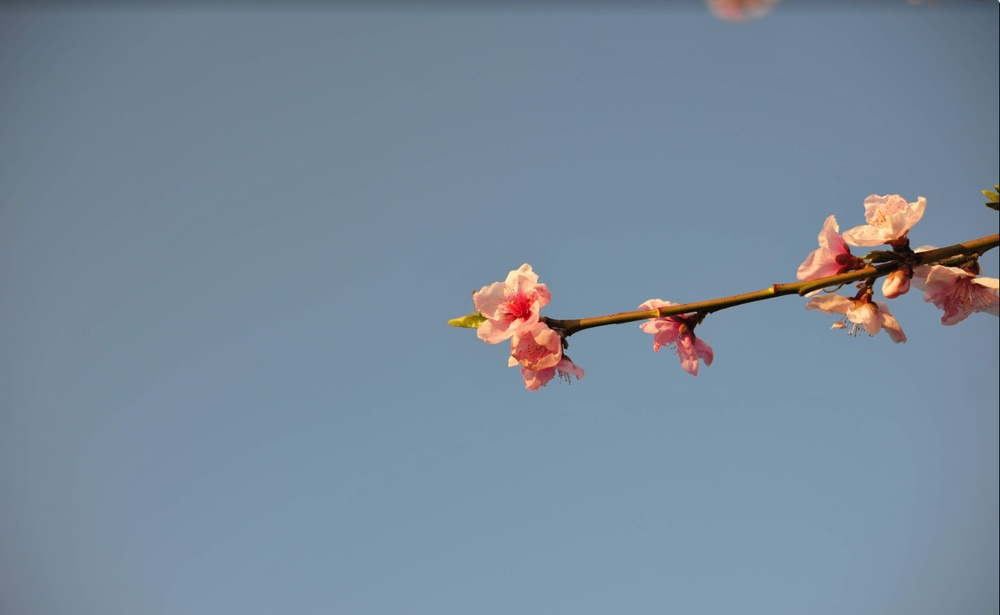
#> input picture BEP/Bode_2/flower.jpg, 1000 x 615 px, shrunk from 1402 x 862 before the run
$ python main.py   (older library calls are emulated)
#> lines starting #> are read from the running program, lines starting #| are printed output that depends on the picture
# coding: utf-8
# Team : Quality Management Center
# Author：Guo Zikun
# Email: gzk798412226@gmail.com
# Date ：4/16/2021 8:19 PM
# Tool ：PyCharm
import cv2
def segmentation():
	img = cv2.imread("flower.jpg")
#> img is the input picture: shape (615, 1000, 3); mean B, G, R 155.3, 138, 120.3
	"""img 2 gray"""
	gray = cv2.cvtColor(img, cv2.COLOR_BGR2GRAY)
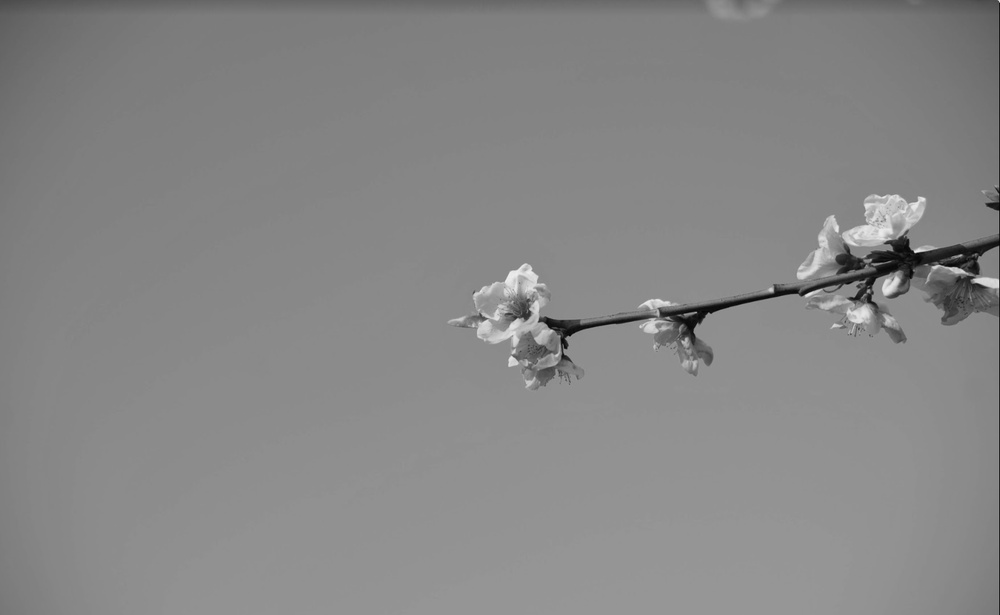
#> gray: shape (615, 1000); min 2, max 240, mean 134.6

	"""blurred"""
	blurred = cv2.GaussianBlur(gray, (9, 9), 0)

	"""Extract gradient"""
	gradX = cv2.Sobel(gray, ddepth=cv2.CV_32F, dx=1, dy=0)
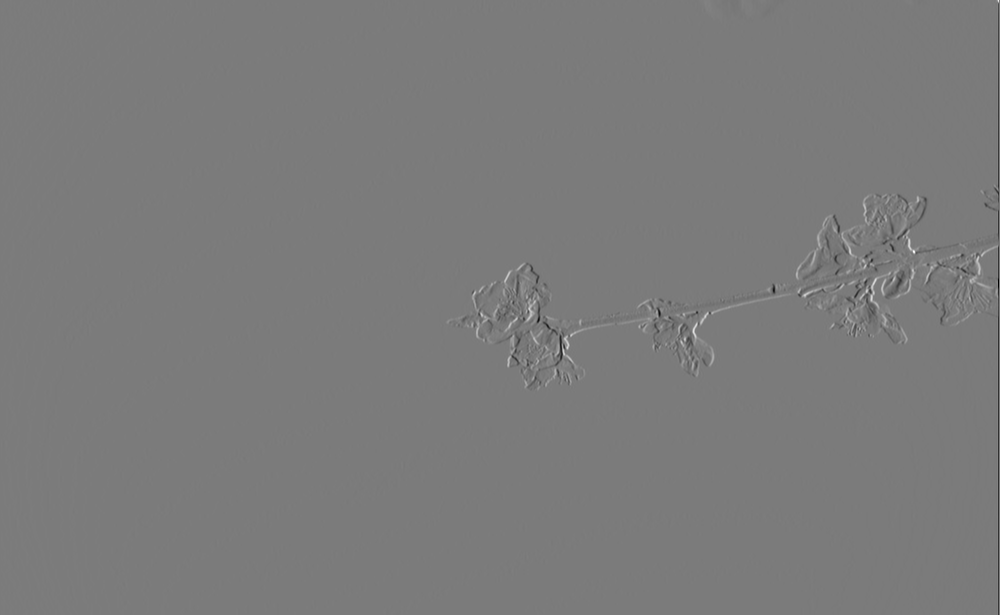
#> gradX: shape (615, 1000) float32; min -615, max 654, mean -0.3; drawn with min black and max white
	gradY = cv2.Sobel(gray, ddepth=cv2.CV_32F, dx=0, dy=1)

	gradient = cv2.subtract(gradX, gradY)
	gradient = cv2.convertScaleAbs(gradient)
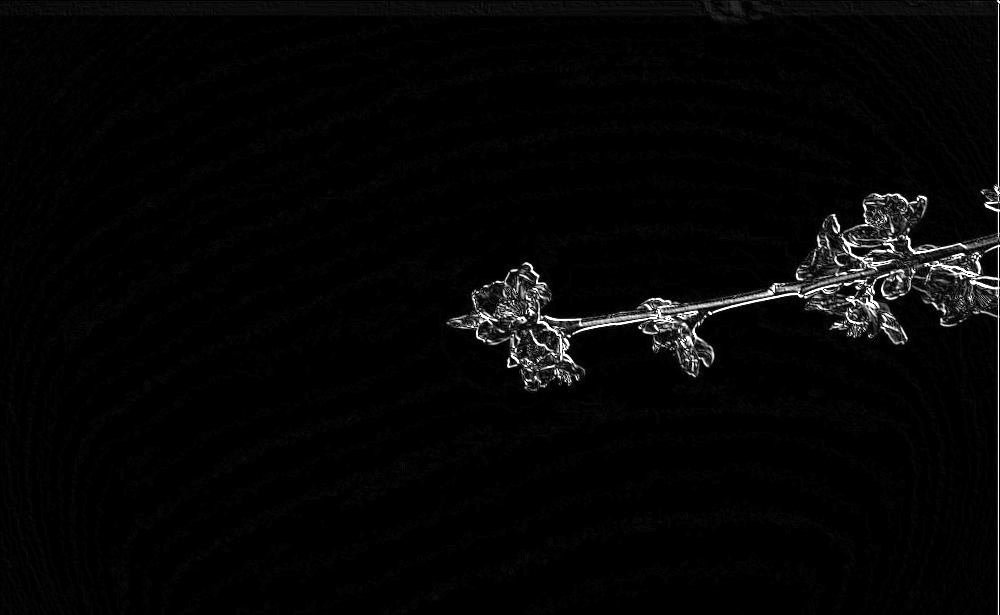
#> gradient: shape (615, 1000); min 0, max 255, mean 5.9

	"""show imgs"""
	cv2.imshow("flower", img)
	cv2.imshow("gray_flower", gray)
	cv2.imshow("blurred", blurred)
	cv2.imshow("gradient", gradient)
	cv2.waitKey()

if __name__ == '__main__':
    segmentation()
